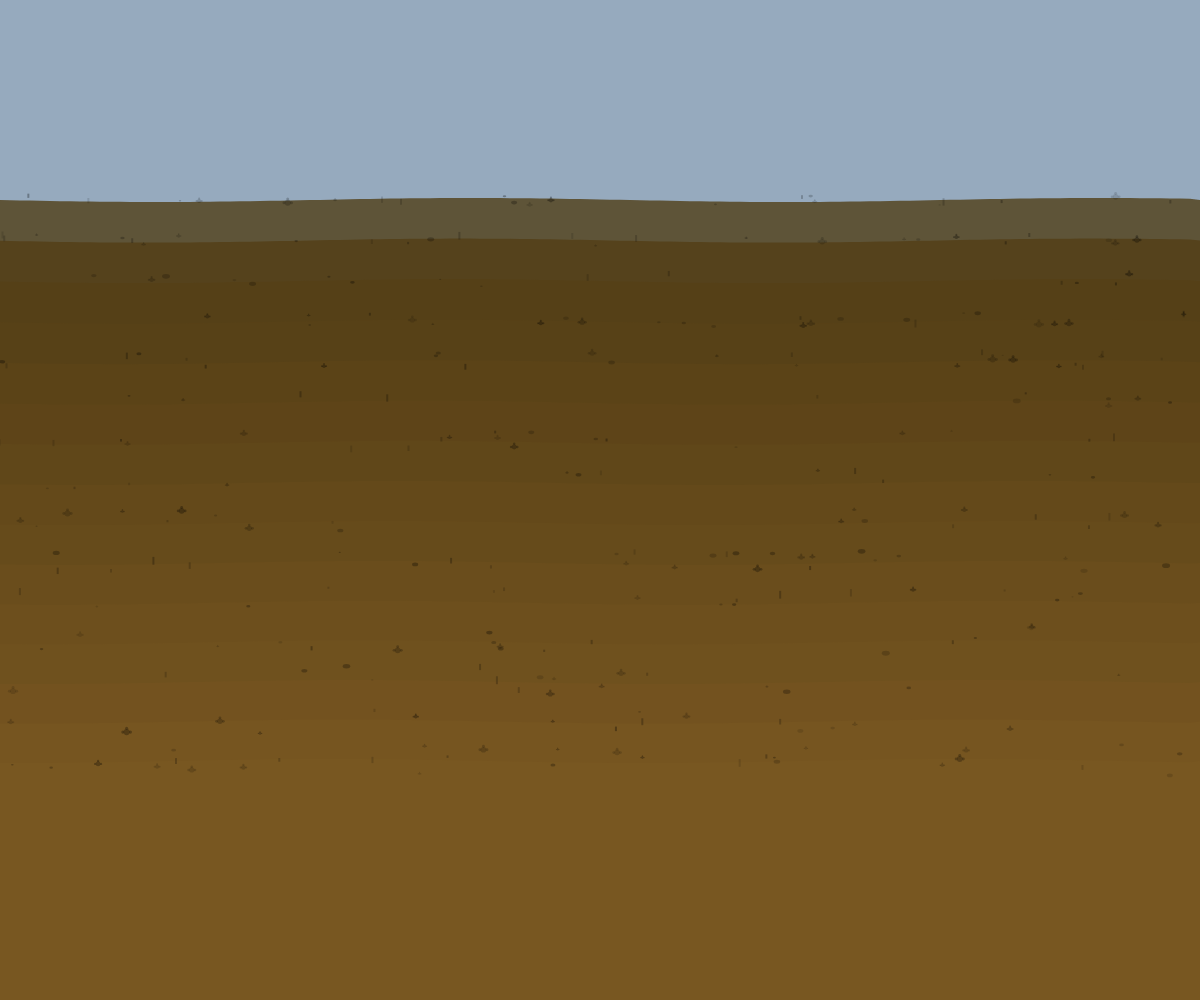
Frame 1 (no input)
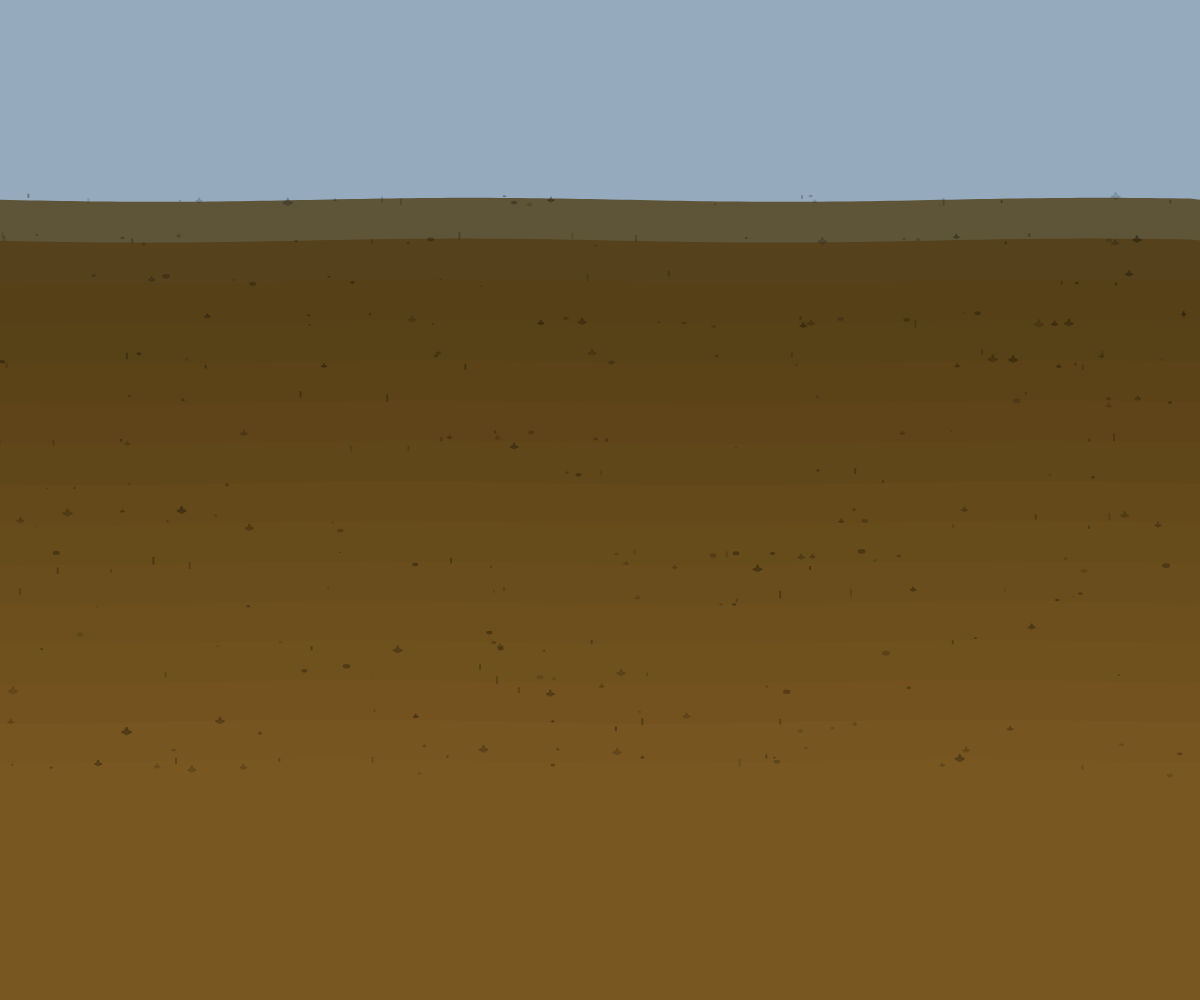
Frame 60 (no input)
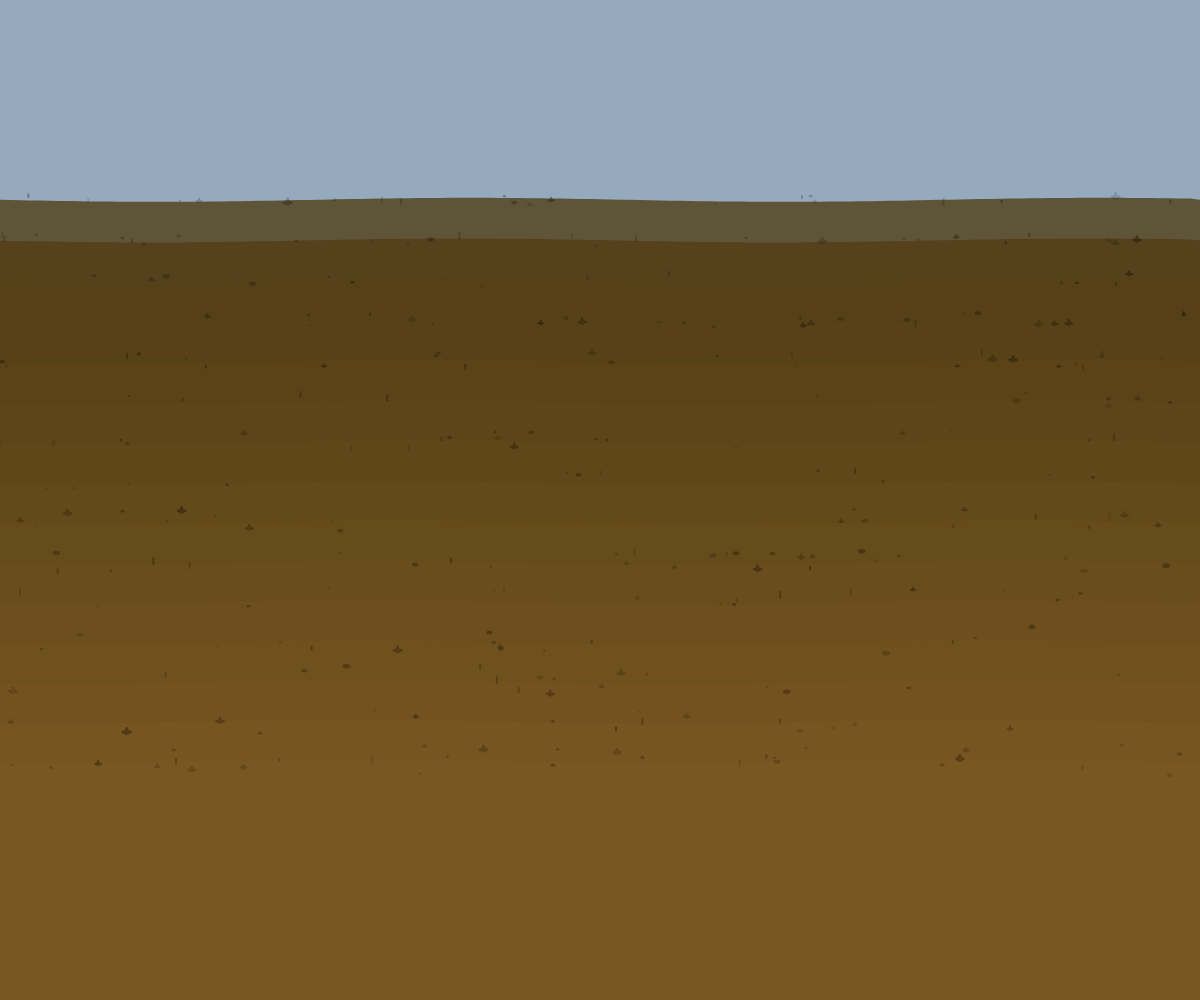
Frame 120 (the mouse pressed at the canvas centre since frame 60)

The p5.js sketch that drew these frames (run headless with seeded random() and noise() and a simulated clock; from frame 60 on, the mouse is pressed at the canvas centre):

// p5.js sketch
// ── sketch.js
let layers = [];
let fossils = [];

function setup() {
  createCanvas(windowWidth, windowHeight);
  
  // Create geological layers with sepia tones
  for (let i = 0; i < 15; i++) {
    layers.push({
      y: height * (0.2 + i * 0.04),
      color: color(
        80 + i * 3,
        60 + i * 2,
        20 + i * 1,
        200
      ),
      speed: 0.0005 + i * 0.00005,
      thickness: 10 + i * 1.5
    });
  }
  
  // Create fossil structures in layers
  for (let i = 0; i < 300; i++) {
    let layerIndex = floor(random(layers.length));
    let layer = layers[layerIndex];
    fossils.push({
      x: random(width),
      y: layer.y + random(-layer.thickness/2, layer.thickness/2),
      size: random(2, 8),
      opacity: random(30, 80),
      layerIndex: layerIndex,
      type: floor(random(3)) // 0 = leaf, 1 = stem, 2 = flower
    });
  }
}

function draw() {
  background(150, 170, 190);
  
  let time = millis() * 0.0001;
  
  // Draw geological layers
  for (let i = 0; i < layers.length; i++) {
    let layer = layers[i];
    
    // Create subtle undulations
    let wave = sin(time * layer.speed + i * 0.2) * 3;
    
    fill(layer.color);
    noStroke();
    
    beginShape();
    vertex(0, layer.y + wave);
    for (let x = 0; x < width; x += 10) {
      let y = layer.y + sin(x * 0.01 + time * layer.speed + i * 0.1) * 2 + wave;
      vertex(x, y);
    }
    vertex(width, layer.y + wave);
    vertex(width, height);
    vertex(0, height);
    endShape(CLOSE);
  }
  
  // Draw fossils
  for (let fossil of fossils) {
    let layer = layers[fossil.layerIndex];
    
    // Slight movement over time to simulate slow sedimentation
    let offset = sin(time * 0.1 + fossil.y * 0.01) * 0.5;
    
    fill(0, 0, 0, fossil.opacity);
    noStroke();
    
    switch (fossil.type) {
      case 0: // Leaf
        ellipse(fossil.x + offset, fossil.y, fossil.size, fossil.size * 0.6);
        break;
      case 1: // Stem
        rect(fossil.x + offset - 1, fossil.y - fossil.size/2, 2, fossil.size);
        break;
      case 2: // Flower
        ellipse(fossil.x + offset, fossil.y, fossil.size * 0.8, fossil.size * 0.8);
        ellipse(fossil.x + offset - fossil.size/2, fossil.y, fossil.size * 0.4, fossil.size * 0.4);
        ellipse(fossil.x + offset + fossil.size/2, fossil.y, fossil.size * 0.4, fossil.size * 0.4);
        ellipse(fossil.x + offset, fossil.y - fossil.size/2, fossil.size * 0.4, fossil.size * 0.4);
        break;
    }
  }
  
  // Simulate slow sediment accumulation
  if (frameCount % 30 === 0) {
    for (let i = 0; i < 5; i++) {
      let layerIndex = floor(random(layers.length));
      layers[layerIndex].y += random(-0.2, 0.2);
    }
  }
}

function windowResized() {
  resizeCanvas(windowWidth, windowHeight);
}
